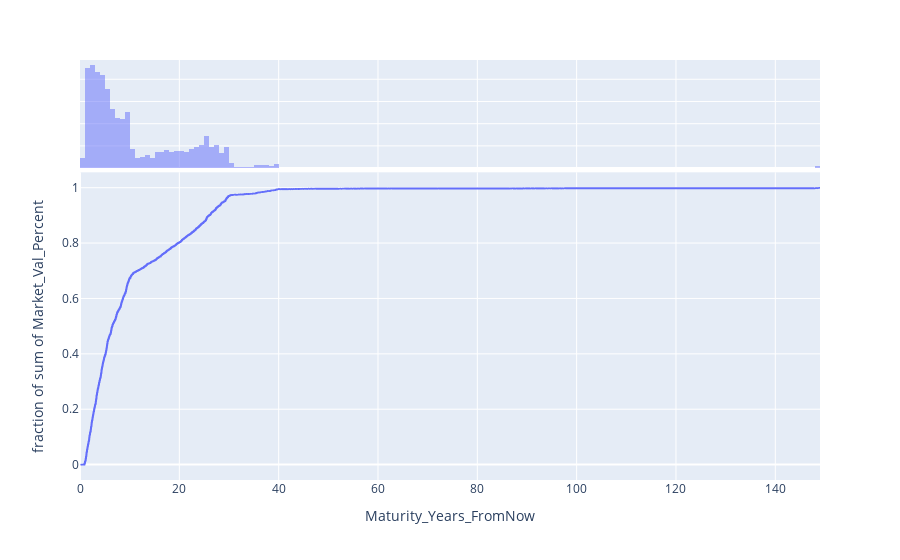

The notebook cell this image was saved under:
### Code cell
import plotly.express as px

fig = px.ecdf(df,x='Maturity_Years_FromNow',y='Market_Val_Percent',marginal='histogram')
fig.show()

### Figure 1 — Plotly figure (JSON) as saved in the notebook; plotly's stock layout.template omitted (floating-point values rounded to 4 significant figures; data arrays with more than 128 entries replaced by an {"elided": "..."} marker saying what was removed)
{"data": [{"hovertemplate": "Maturity_Years_FromNow=%{x}<br>fraction of sum of Market_Val_Percent=%{y}<extra></extra>", "legendgroup": "", "line": {"dash": "solid", "shape": "hv"}, "marker": {"color": "#636efa", "symbol": "circle"}, "mode": "lines", "name": "", "showlegend": false, "type": "scattergl", "x": {"elided": "9779 float values"}, "xaxis": "x", "y": {"elided": "9779 float values"}, "yaxis": "y"}, {"alignmentgroup": "True", "bingroup": "x", "hovertemplate": "Maturity_Years_FromNow=%{x}<br>count=%{y}<extra></extra>", "legendgroup": "", "marker": {"color": "#636efa"}, "name": "", "offsetgroup": "", "opacity": 0.5, "showlegend": false, "type": "histogram", "x": {"elided": "9779 float values"}, "xaxis": "x2", "yaxis": "y2"}], "layout": {"barmode": "overlay", "legend": {"tracegroupgap": 0}, "margin": {"t": 60}, "xaxis": {"anchor": "y", "domain": [0, 1], "title": {"text": "Maturity_Years_FromNow"}}, "xaxis2": {"anchor": "y2", "domain": [0, 1], "matches": "x", "showgrid": true, "showticklabels": false}, "yaxis": {"anchor": "x", "domain": [0, 0.7326], "title": {"text": "fraction of sum of Market_Val_Percent"}}, "yaxis2": {"anchor": "x2", "domain": [0.7426, 1], "matches": "y2", "showgrid": true, "showline": false, "showticklabels": false, "ticks": ""}}}
